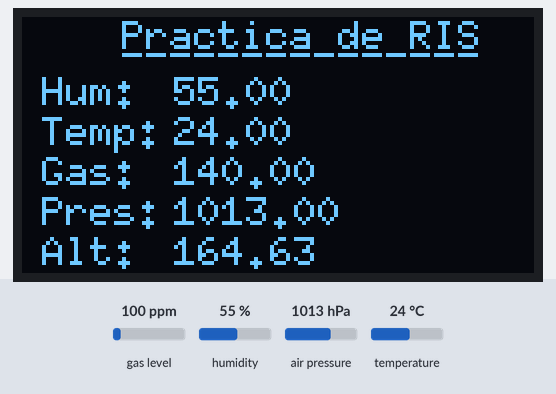
The program below on a simulated ESP32. Shown: 128×64 one-colour display. The test bench sets the inputs (shaded band); at power-on: gas level 100 ppm, humidity 55 %, air pressure 1013 hPa, temperature 24 °C. What the program prints to the serial monitor is not drawn.

Above: at 1.2 s.
1.3 s: gas level set to 20 ppm
At 3.7 s:
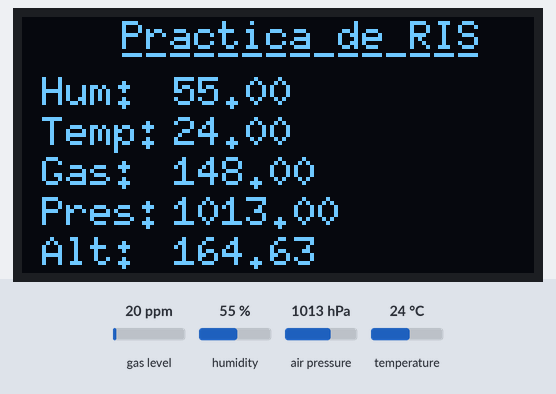
4.0 s: humidity set to 22 %
At 5.7 s:
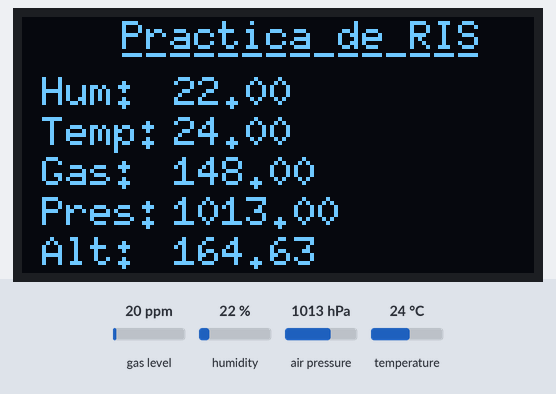
6.2 s: air pressure set to 952 hPa
At 7.5 s:
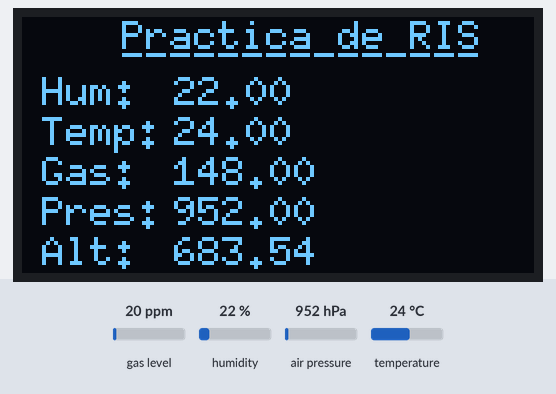
8.4 s: temperature set to 12 °C
At 10.4 s:
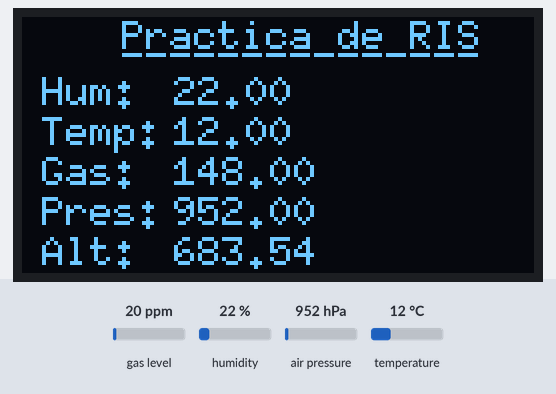
10.7 s: gas level set to 250 ppm
At 12.2 s:
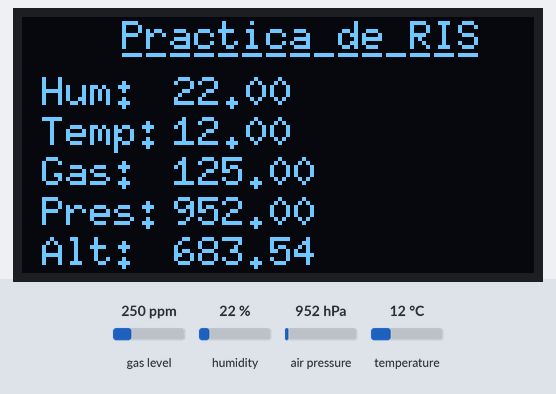
Timing chart, 0 to 13.7 s (numbered marks = the images above; inputs shaded):
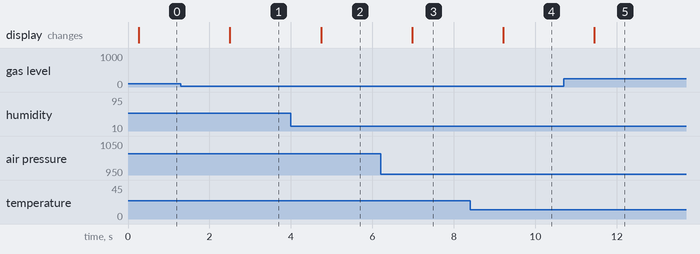

Measured:
- after the input at 1.3 s, the display: changes after 1.2 s (image 1)
- after the input at 4.0 s, the display: changes after 0.74 s (image 2)
- after the input at 6.2 s, the display: changes after 0.78 s (image 3)
- after the input at 8.4 s, the display: changes after 0.81 s (image 4)
- after the input at 10.7 s, the display: changes after 0.75 s (image 5)

The program:

main.cpp
```cpp
#include <Arduino.h>
#include <Wire.h>
#include <SPI.h>
#include <U8g2lib.h>
#include <Adafruit_Sensor.h>
#include "Adafruit_BME680.h"

// FOR SPI implementation
/*
#define BME_SCK 13
#define BME_MISO 12
#define BME_MOSI 11
#define BME_CS 10
*/

// Valencia Air Quality and Pressure: https://www.iqair.com/spain/valencia
#define SEALEVELPRESSURE_HPA (1033)

Adafruit_BME680 bme; // I2C
//Adafruit_BME680 bme(BME_CS); // hardware SPI
//Adafruit_BME680 bme(BME_CS, BME_MOSI, BME_MISO,  BME_SCK);

// OLED Display
U8G2_SH1106_128X64_NONAME_F_HW_I2C u8g2(U8G2_R0, /* reset=*/ U8X8_PIN_NONE);

// Functions prototype declaration
void showMessageOnScreen();

double pressure = 0;
double temperature = 0;
double humidity = 0;
double gas = 0;
double altitude = 0;

void setup() {
  Serial.begin(9350);
  while (!Serial);
  Serial.println(F("BME680 test"));

  if (!bme.begin()) {
    Serial.println("Could not find a valid BME680 sensor, check wiring!");
    while (1);
  }

  // Set up oversampling and filter initialization
  bme.setTemperatureOversampling(BME680_OS_16X);
  bme.setHumidityOversampling(BME680_OS_8X);
  bme.setPressureOversampling(BME680_OS_4X);
  bme.setIIRFilterSize(BME680_FILTER_SIZE_3);
  bme.setGasHeater(320, 50); // 320*C for 50 ms

  // OLED
  u8g2.begin();
  u8g2.enableUTF8Print();
}

void loop() {
  if (! bme.performReading()) {
    Serial.println("Failed to perform reading :(");
    return;
  }
  temperature = bme.temperature;
  Serial.print("Temperature = ");
  Serial.print(temperature);
  Serial.println(" *C");

  pressure = bme.pressure / 100.0;
  Serial.print("Pressure = ");
  Serial.print(pressure);
  Serial.println(" hPa");

  humidity = bme.humidity;
  Serial.print("Humidity = ");
  Serial.print(humidity);
  Serial.println(" %");

  gas = bme.gas_resistance / 1000.0;
  Serial.print("Gas = ");
  Serial.print(gas);
  Serial.println(" KOhms");

  altitude = bme.readAltitude(SEALEVELPRESSURE_HPA);
  Serial.print("Approx. Altitude = ");
  Serial.print(altitude);
  Serial.println(" m\n");

  showMessageOnScreen();
  delay(2000);
}

void showMessageOnScreen(){
  u8g2.clearBuffer();
  u8g2.setFont(u8g2_font_6x10_tf);
  u8g2.setCursor(0, 5);
  u8g2.drawStr(25,8,"Practica de RIS");
  u8g2.drawStr(25,13,"---------------");

  // Temporal variable to convert values to string
  char tempStr[10];
  char presStr[10];
  char humStr[10];
  char gasStr[10];
  char altStr[10];
  dtostrf(temperature,2,2,tempStr);
  dtostrf(pressure,2,2,presStr);
  dtostrf(humidity,2,2,humStr);
  dtostrf(gas,2,2,gasStr);
  dtostrf(altitude,2,2,altStr);

  // Print data
  u8g2.drawStr(5,22,"Hum:");
  u8g2.drawStr(38,22,humStr);
  u8g2.drawStr(5,32,"Temp:");
  u8g2.drawStr(38,32,tempStr);
  u8g2.drawStr(5,42,"Gas:");
  u8g2.drawStr(38,42,gasStr);
  u8g2.drawStr(5,52,"Pres:");
  u8g2.drawStr(38,52,presStr);
  u8g2.drawStr(5,62,"Alt:");
  u8g2.drawStr(38,62,altStr);
  u8g2.sendBuffer();
}
```
